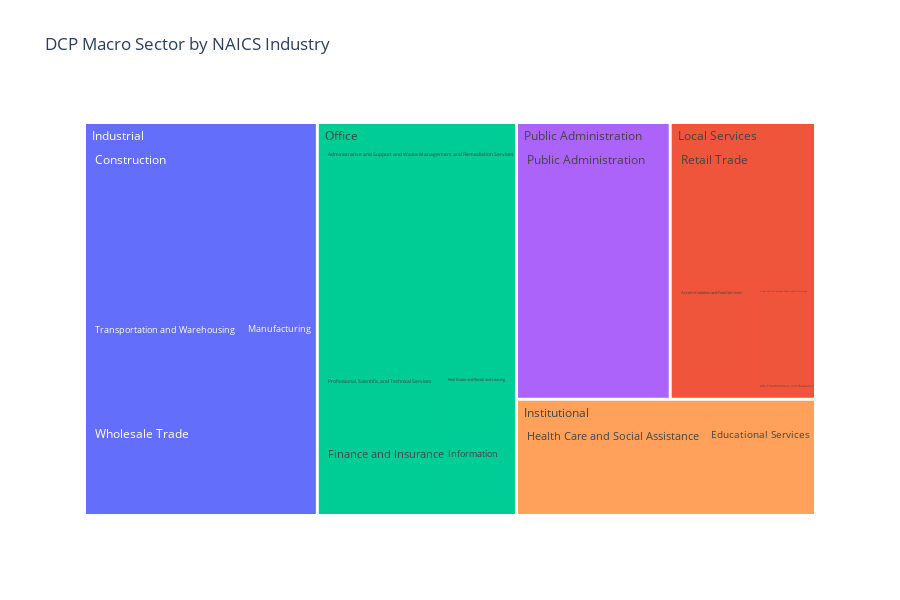

Notebook cell for this chart:
### Code cell
# Creating a treemap of DCP Macro Sector and NAICS Title

fig = px.treemap(cd_402_wac_totals, path=['DCP Macro Sector', 'NAICS Title'], values='WAC Total',
                  color='DCP Macro Sector', title='DCP Macro Sector by NAICS Industry', height=600)
fig.update_layout(uniformtext_minsize=20)
fig.update_layout(
    {
        "paper_bgcolor": "rgba(0, 0, 0, 0)",
        "plot_bgcolor": "rgba(0, 0, 0, 0)",
    })
fig.show()

### Figure 1 — Plotly figure (JSON) as saved in the notebook; plotly's stock layout.template omitted (floating-point values rounded to 4 significant figures)
{"data": [{"branchvalues": "total", "customdata": [["Industrial"], ["Industrial"], ["Local Services"], ["Office"], ["Industrial"], ["Public Administration"], ["Local Services"], ["Industrial"], ["Institutional"], ["Office"], ["Industrial"], ["Local Services"], ["Office"], ["Office"], ["Industrial"], ["Office"], ["Institutional"], ["Office"], ["Industrial"], ["Local Services"], ["Industrial"], ["Institutional"], ["Local Services"], ["Office"], ["Public Administration"]], "domain": {"x": [0, 1], "y": [0, 1]}, "hovertemplate": "labels=%{label}<br>WAC Total=%{value}<br>parent=%{parent}<br>id=%{id}<br>DCP Macro Sector=%{customdata[0]}<extra></extra>", "ids": ["Industrial/Wholesale Trade", "Industrial/Transportation and Warehousing", "Local Services/Retail Trade", "Office/Real Estate and Rental and Leasing", "Industrial/Utilities", "Public Administration/Public Administration", "Local Services/Other Services [except Public Administration]", "Industrial/Construction", "Institutional/Educational Services", "Office/Administrative and Support and Waste Management and Remediation Services", "Industrial/Agriculture, Forestry, Fishing and Hunting", "Local Services/Arts, Entertainment, and Recreation", "Office/Professional, Scientific, and Technical Services", "Office/Management of Companies and Enterprises", "Industrial/Manufacturing", "Office/Information", "Institutional/Health Care and Social Assistance", "Office/Finance and Insurance", "Industrial/Mining, Quarrying, and Oil and Gas Extraction", "Local Services/Accommodation and Food Services", "Industrial", "Institutional", "Local Services", "Office", "Public Administration"], "labels": ["Wholesale Trade", "Transportation and Warehousing", "Retail Trade", "Real Estate and Rental and Leasing", "Utilities", "Public Administration", "Other Services [except Public Administration]", "Construction", "Educational Services", "Administrative and Support and Waste Management and Remediation Services", "Agriculture, Forestry, Fishing and Hunting", "Arts, Entertainment, and Recreation", "Professional, Scientific, and Technical Services", "Management of Companies and Enterprises", "Manufacturing", "Information", "Health Care and Social Assistance", "Finance and Insurance", "Mining, Quarrying, and Oil and Gas Extraction", "Accommodation and Food Services", "Industrial", "Institutional", "Local Services", "Office", "Public Administration"], "marker": {"colors": ["#636efa", "#636efa", "#EF553B", "#00cc96", "#636efa", "#ab63fa", "#EF553B", "#636efa", "#FFA15A", "#00cc96", "#636efa", "#EF553B", "#00cc96", "#00cc96", "#636efa", "#00cc96", "#FFA15A", "#00cc96", "#636efa", "#EF553B", "#636efa", "#FFA15A", "#EF553B", "#00cc96", "#ab63fa"]}, "name": "", "parents": ["Industrial", "Industrial", "Local Services", "Office", "Industrial", "Public Administration", "Local Services", "Industrial", "Institutional", "Office", "Industrial", "Local Services", "Office", "Office", "Industrial", "Office", "Institutional", "Office", "Industrial", "Local Services", "", "", "", "", ""], "type": "treemap", "values": [4738, 5490, 6874, 1656, 13, 12978, 1914, 13187, 3804, 14861, 6, 277, 2911, 238, 4476, 1334, 6790, 2871, 0, 3203, 27910, 10594, 12268, 23871, 12978]}], "layout": {"height": 600, "legend": {"tracegroupgap": 0}, "paper_bgcolor": "rgba(0, 0, 0, 0)", "plot_bgcolor": "rgba(0, 0, 0, 0)", "title": {"text": "DCP Macro Sector by NAICS Industry"}, "uniformtext": {"minsize": 20}}}
